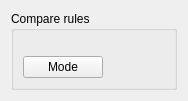
<?xml version="1.0" encoding="UTF-8"?>
<ui version="4.0">
 <class>CompareRulesForm</class>
 <widget class="QWidget" name="CompareRulesForm">
  <property name="geometry">
   <rect>
    <x>0</x>
    <y>0</y>
    <width>188</width>
    <height>101</height>
   </rect>
  </property>
  <property name="windowTitle">
   <string>Form</string>
  </property>
  <layout class="QVBoxLayout" name="verticalLayout_2">
   <item>
    <widget class="QGroupBox" name="groupBox">
     <property name="title">
      <string>Compare rules</string>
     </property>
     <layout class="QVBoxLayout" name="verticalLayout">
      <item>
       <layout class="QHBoxLayout" name="horizontalLayout">
        <item>
         <widget class="QWidget" name="leftRulesContainer" native="true"/>
        </item>
        <item>
         <widget class="QWidget" name="rightRulesContainer" native="true"/>
        </item>
       </layout>
      </item>
      <item>
       <layout class="QHBoxLayout" name="horizontalLayout_2">
        <item>
         <widget class="QPushButton" name="switchModeButton">
          <property name="text">
           <string>Mode</string>
          </property>
         </widget>
        </item>
        <item>
         <spacer name="horizontalSpacer">
          <property name="orientation">
           <enum>Qt::Horizontal</enum>
          </property>
          <property name="sizeHint" stdset="0">
           <size>
            <width>40</width>
            <height>20</height>
           </size>
          </property>
         </spacer>
        </item>
       </layout>
      </item>
     </layout>
    </widget>
   </item>
  </layout>
 </widget>
 <resources/>
 <connections/>
</ui>
